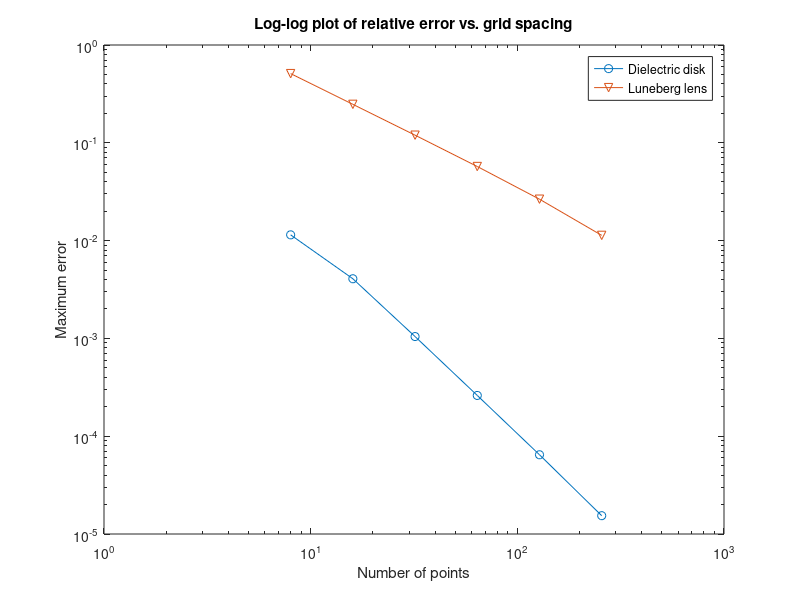

The MATLAB source for this figure: (Note: this script raises an error after producing the figure.)
% Plots the solutions to the Lippmann-Schwinger tests
clear;
fineN = 1024;
Ns = [8, 16,32,64,128,256];

% Errors from the script solveDielectricDisk.m                    
dielectricDiskErrors = [0.011450846122062   0.004073130184295 ...
                        0.001044597178034   0.000261030919260 ...
                        0.000064596871671   0.000015393332957];
                    
% Errors from the script solveLunebergLens.m                    
lunebergLensErrors = [0.510014563188244   0.247416897833692 ...
                      0.119663450200507   0.057232479892734 ...
                      0.026513819818902   0.011313184699144];
                  
loglog(Ns, dielectricDiskErrors, 'o-');
hold on
loglog(Ns, lunebergLensErrors, 'v-');
hold off
legend({'Dielectric disk', 'Luneberg lens'});
title(['Log-log plot of relative error vs. grid spacing']);
xlabel(['Number of points']);
ylabel(['Maximum error']);
ax = gca;
ax.FontSize = 14;